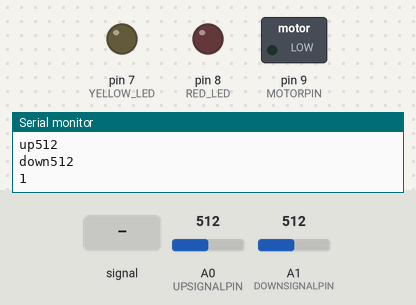
The sketch below on a simulated Arduino Uno, built with avr-gcc and run on an emulated ATmega328P. Shown: switched loads named in the sketch (green lamp = pin HIGH), output pins drawn as LEDs (lit = HIGH), the last lines printed to the serial monitor. Dashed ring = blinking. The test bench sets the inputs (shaded band); at power-on: A1 (DOWNSIGNALPIN) = 512, A0 (UPSIGNALPIN) = 512. Pins used as bus, display or sensor lines are not drawn.

Above: at 1.8 s.
1.9 s: A1 (DOWNSIGNALPIN) fed a 200 Hz sine of ±255 counts around its level
At 4.25 s:
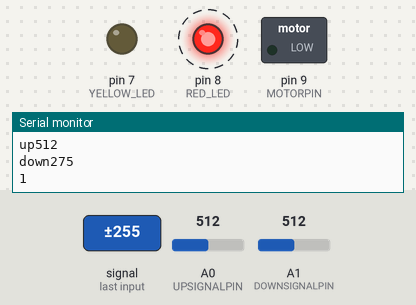
6.0 s: A1 (DOWNSIGNALPIN) set to 490
At 6.9 s:
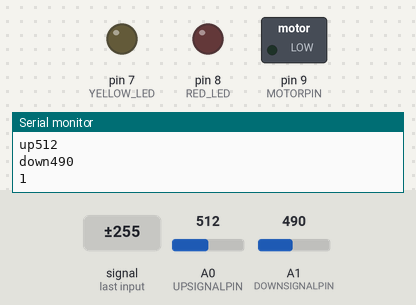
7.5 s: A1 (DOWNSIGNALPIN) set to 413
9.2 s: A1 (DOWNSIGNALPIN) set to 392
At 10.26 s:
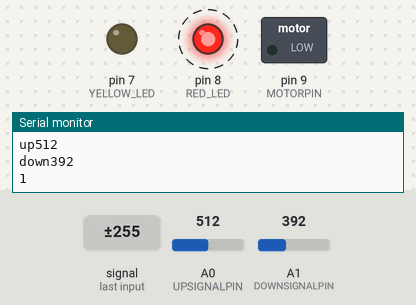
13.3 s: A1 (DOWNSIGNALPIN) set to 410
At 14.7 s:
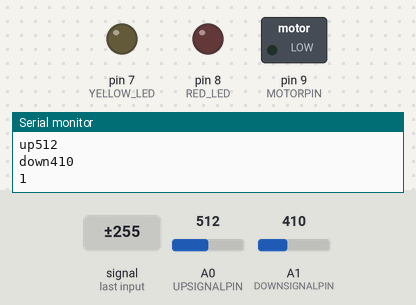
15.0 s: A1 (DOWNSIGNALPIN) set to 390
At 15.26 s:
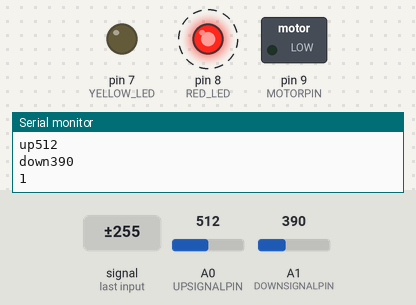
Timing chart, 0 to 20.0 s (numbered marks = the images above; inputs shaded):
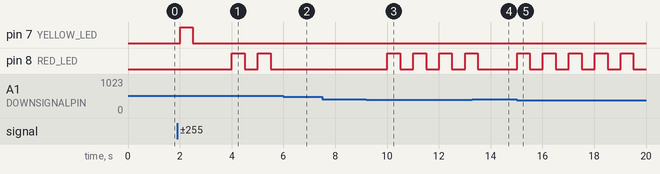

Measured:
- the behaviour switches between 400 and 399 on A1 (DOWNSIGNALPIN) (found by bisection; images 2 and 3)
- after the input at 1.9 s, pin 7 (YELLOW_LED): LOW → HIGH after 0.11 s, → LOW 0.49 s later; pin 8 (RED_LED): alternates HIGH for 0.49 s and LOW for 0.51 s, starting after 2.1 s
- after the input at 6.0 s, pin 7 (YELLOW_LED): stays LOW (without the input it goes to HIGH after 1.0 s)
- after the input at 9.2 s, pin 8 (RED_LED): alternates HIGH for 0.49 s and LOW for 0.51 s, starting after 0.82 s
- after the input at 13.3 s, pin 8 (RED_LED): goes on until 13.5 s, then stays LOW
- after the input at 15.0 s, pin 8 (RED_LED): alternates HIGH for 0.49 s and LOW for 0.51 s, starting at once

The sketch:

hydroponics_arduino_code.ino
```cpp
int duty_cycle = 200; // Between 0 and 255, controls the motor speed
int up_threshold = 500;
int down_threshold_red = 400;
int down_threshold_yellow = 590;
int val_up;
int val_down;

String down = "down";
String up = "up";

int RED_LED = 8;
int YELLOW_LED = 7;
int MOTORPIN = 9;
int UPSENSOR_OUT = 3;
int DOWNSENSOR_OUT = 2;
int UPSIGNALPIN = A0;
int DOWNSIGNALPIN = A1;
int loopcount = 0;

int restperiod= 40; // the time between pump action in seconds

// tank overflow in 17s
int maxloopcount = restperiod+16;


void setup() {
  // put your setup code here, to run once:
  pinMode(MOTORPIN, OUTPUT); // PWD-control to the motor
  pinMode(UPSIGNALPIN, INPUT); // Upper sensor
  pinMode(DOWNSIGNALPIN, INPUT); // Lower sensor
  pinMode(RED_LED, OUTPUT); // RED LED
  pinMode(YELLOW_LED, OUTPUT); // YELLOW LED
  pinMode(UPSENSOR_OUT, OUTPUT); // For the upper sensor
  pinMode(DOWNSENSOR_OUT, OUTPUT); // For the lower sensor
  Serial.begin(115200);
}

void loop() {
  digitalWrite(UPSENSOR_OUT, HIGH);
  digitalWrite(DOWNSENSOR_OUT, HIGH);
  delay(10);
  val_up = analogRead(UPSIGNALPIN);
  val_down = analogRead(DOWNSIGNALPIN);
  digitalWrite(DOWNSENSOR_OUT, LOW);
  digitalWrite(UPSENSOR_OUT, LOW);

  // for tuning
  Serial.println(up + val_up);
  Serial.println(down + val_down);
  Serial.println(loopcount);

  // rest period over -> start the motor (one loop last 1s)
  if (loopcount > restperiod) {
    analogWrite(MOTORPIN, duty_cycle);
  }

  // cut motor power and reset count when sensor says so or reach maxloopcount as backup
  if (val_up > up_threshold || loopcount >= maxloopcount){
    loopcount=0;
    analogWrite(MOTORPIN, 0);
  }

   if (val_down < down_threshold_red) {
    digitalWrite(RED_LED, HIGH);
  } else if (val_down > down_threshold_yellow) {
    digitalWrite(YELLOW_LED, HIGH);
  }

  delay(490);
  digitalWrite(YELLOW_LED, LOW);
  digitalWrite(RED_LED, LOW);
  loopcount++;
  delay(500);
}
```
